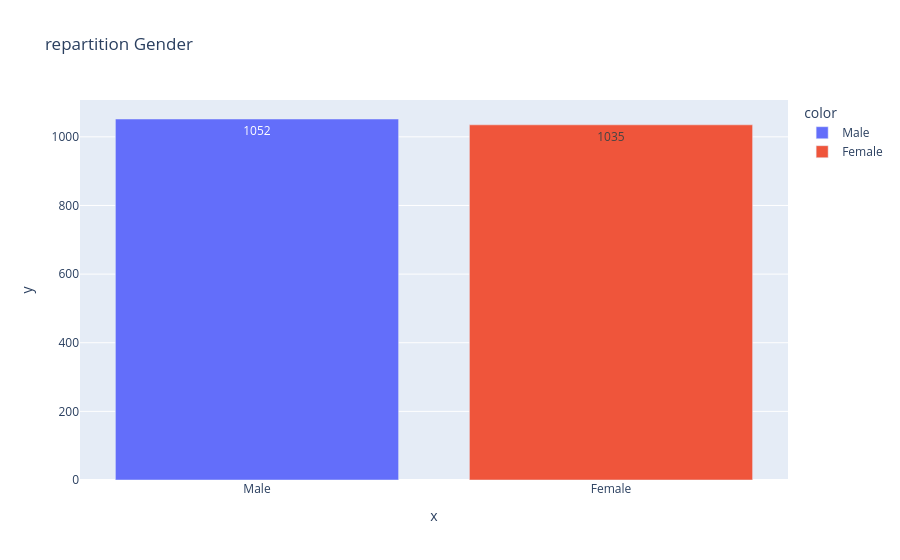
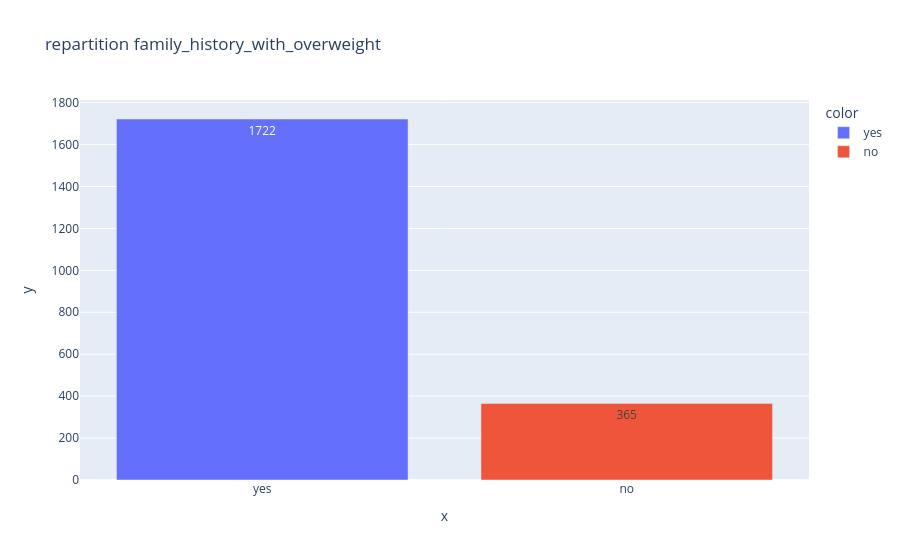
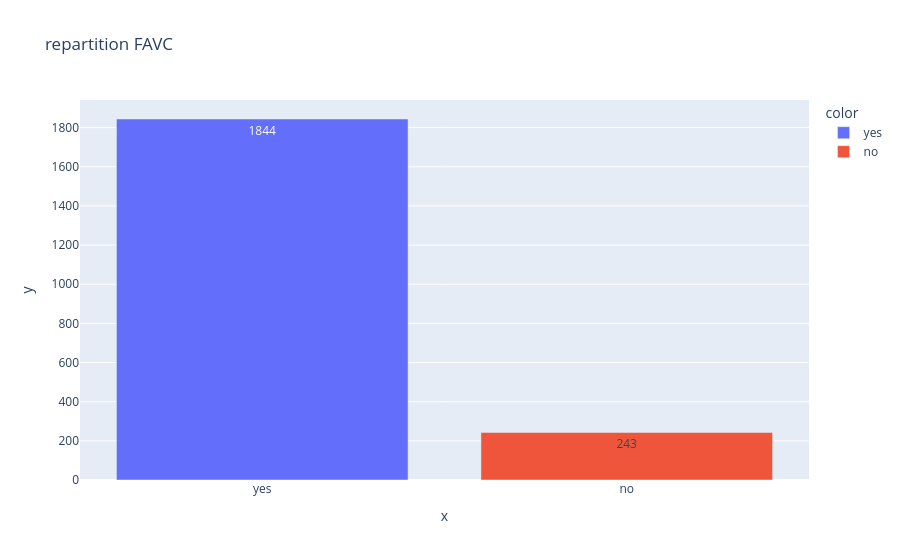
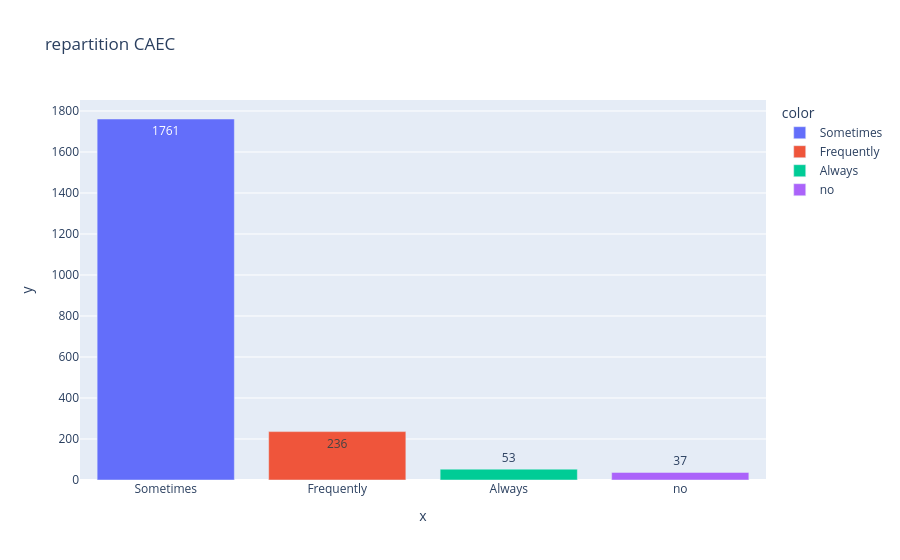

Here is the notebook cell these charts were saved with, in order:
### Code cell
# Diagrammes en barre des variables catégorielles
for col in cat_data.columns :
    countplot_func(col)

### Figure 1 — Plotly figure (JSON) as saved in the notebook; plotly's stock layout.template omitted (floating-point values rounded to 4 significant figures)
{"data": [{"hovertemplate": "color=Male<br>x=%{x}<br>y=%{y}<extra></extra>", "legendgroup": "Male", "marker": {"color": "#636efa", "pattern": {"shape": ""}}, "name": "Male", "orientation": "v", "showlegend": true, "textposition": "auto", "texttemplate": "%{y}", "type": "bar", "x": ["Male"], "xaxis": "x", "y": [1052], "yaxis": "y"}, {"hovertemplate": "color=Female<br>x=%{x}<br>y=%{y}<extra></extra>", "legendgroup": "Female", "marker": {"color": "#EF553B", "pattern": {"shape": ""}}, "name": "Female", "orientation": "v", "showlegend": true, "textposition": "auto", "texttemplate": "%{y}", "type": "bar", "x": ["Female"], "xaxis": "x", "y": [1035], "yaxis": "y"}], "layout": {"barmode": "relative", "legend": {"title": {"text": "color"}, "tracegroupgap": 0}, "title": {"text": "repartition Gender"}, "xaxis": {"anchor": "y", "domain": [0, 1], "title": {"text": "x"}}, "yaxis": {"anchor": "x", "domain": [0, 1], "title": {"text": "y"}}}}

### Figure 2 — Plotly figure (JSON) as saved in the notebook; plotly's stock layout.template omitted (floating-point values rounded to 4 significant figures)
{"data": [{"hovertemplate": "color=yes<br>x=%{x}<br>y=%{y}<extra></extra>", "legendgroup": "yes", "marker": {"color": "#636efa", "pattern": {"shape": ""}}, "name": "yes", "orientation": "v", "showlegend": true, "textposition": "auto", "texttemplate": "%{y}", "type": "bar", "x": ["yes"], "xaxis": "x", "y": [1722], "yaxis": "y"}, {"hovertemplate": "color=no<br>x=%{x}<br>y=%{y}<extra></extra>", "legendgroup": "no", "marker": {"color": "#EF553B", "pattern": {"shape": ""}}, "name": "no", "orientation": "v", "showlegend": true, "textposition": "auto", "texttemplate": "%{y}", "type": "bar", "x": ["no"], "xaxis": "x", "y": [365], "yaxis": "y"}], "layout": {"barmode": "relative", "legend": {"title": {"text": "color"}, "tracegroupgap": 0}, "title": {"text": "repartition family_history_with_overweight"}, "xaxis": {"anchor": "y", "domain": [0, 1], "title": {"text": "x"}}, "yaxis": {"anchor": "x", "domain": [0, 1], "title": {"text": "y"}}}}

### Figure 3 — Plotly figure (JSON) as saved in the notebook; plotly's stock layout.template omitted (floating-point values rounded to 4 significant figures)
{"data": [{"hovertemplate": "color=yes<br>x=%{x}<br>y=%{y}<extra></extra>", "legendgroup": "yes", "marker": {"color": "#636efa", "pattern": {"shape": ""}}, "name": "yes", "orientation": "v", "showlegend": true, "textposition": "auto", "texttemplate": "%{y}", "type": "bar", "x": ["yes"], "xaxis": "x", "y": [1844], "yaxis": "y"}, {"hovertemplate": "color=no<br>x=%{x}<br>y=%{y}<extra></extra>", "legendgroup": "no", "marker": {"color": "#EF553B", "pattern": {"shape": ""}}, "name": "no", "orientation": "v", "showlegend": true, "textposition": "auto", "texttemplate": "%{y}", "type": "bar", "x": ["no"], "xaxis": "x", "y": [243], "yaxis": "y"}], "layout": {"barmode": "relative", "legend": {"title": {"text": "color"}, "tracegroupgap": 0}, "title": {"text": "repartition FAVC"}, "xaxis": {"anchor": "y", "domain": [0, 1], "title": {"text": "x"}}, "yaxis": {"anchor": "x", "domain": [0, 1], "title": {"text": "y"}}}}

### Figure 4 — Plotly figure (JSON) as saved in the notebook; plotly's stock layout.template omitted (floating-point values rounded to 4 significant figures)
{"data": [{"hovertemplate": "color=Sometimes<br>x=%{x}<br>y=%{y}<extra></extra>", "legendgroup": "Sometimes", "marker": {"color": "#636efa", "pattern": {"shape": ""}}, "name": "Sometimes", "orientation": "v", "showlegend": true, "textposition": "auto", "texttemplate": "%{y}", "type": "bar", "x": ["Sometimes"], "xaxis": "x", "y": [1761], "yaxis": "y"}, {"hovertemplate": "color=Frequently<br>x=%{x}<br>y=%{y}<extra></extra>", "legendgroup": "Frequently", "marker": {"color": "#EF553B", "pattern": {"shape": ""}}, "name": "Frequently", "orientation": "v", "showlegend": true, "textposition": "auto", "texttemplate": "%{y}", "type": "bar", "x": ["Frequently"], "xaxis": "x", "y": [236], "yaxis": "y"}, {"hovertemplate": "color=Always<br>x=%{x}<br>y=%{y}<extra></extra>", "legendgroup": "Always", "marker": {"color": "#00cc96", "pattern": {"shape": ""}}, "name": "Always", "orientation": "v", "showlegend": true, "textposition": "auto", "texttemplate": "%{y}", "type": "bar", "x": ["Always"], "xaxis": "x", "y": [53], "yaxis": "y"}, {"hovertemplate": "color=no<br>x=%{x}<br>y=%{y}<extra></extra>", "legendgroup": "no", "marker": {"color": "#ab63fa", "pattern": {"shape": ""}}, "name": "no", "orientation": "v", "showlegend": true, "textposition": "auto", "texttemplate": "%{y}", "type": "bar", "x": ["no"], "xaxis": "x", "y": [37], "yaxis": "y"}], "layout": {"barmode": "relative", "legend": {"title": {"text": "color"}, "tracegroupgap": 0}, "title": {"text": "repartition CAEC"}, "xaxis": {"anchor": "y", "domain": [0, 1], "title": {"text": "x"}}, "yaxis": {"anchor": "x", "domain": [0, 1], "title": {"text": "y"}}}}
